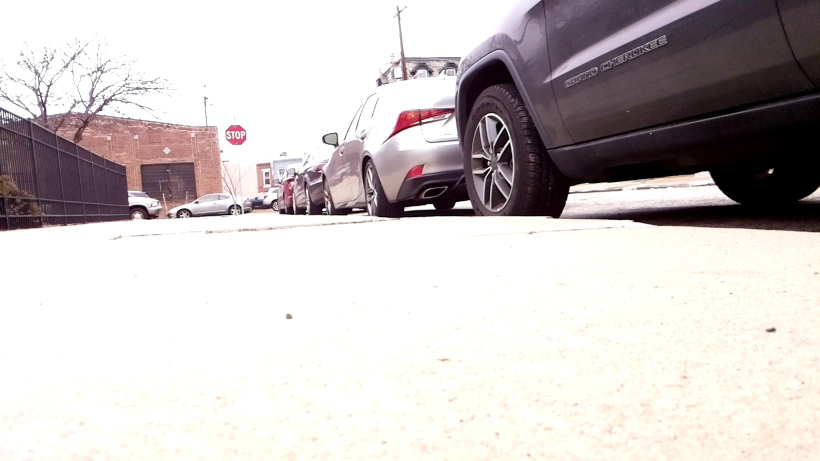
#> input picture frames/frame0.jpg, 1640 x 922 px (shown at 1/2 size)
$ python -i Overlay.py   (imports and definitions only)
#> lines starting #> are read from the running program, lines starting #| are printed output that depends on the picture; after the words box and inside, x2 and y2 are one past the last pixel; in counts of white or black regions, pixels touching at a corner belong together
from PIL import Image
#import cv2
import numpy as np
import os

def img_prep(org_image,fil_image):
   fil_image=fil_color_change(fil_image)
   org_image1 = Image.open(org_image)
   width, height = org_image1.size

   org_image_bot = org_image1.crop((0, 461, width-0, height-0))
   org_image_top = org_image1.crop((0, 0, width-0, height-461))
   fil_image_alpha = fil_image.convert("RGBA")
   org_image_alpha = org_image_bot.convert("RGBA")
   return fil_image_alpha,org_image_alpha,org_image_top


def alpha_blend(fil_image_gr, org_image_a):
	matrix = fil_image_gr.getdata()
	newData=[]
	for item in matrix:
		if item[0] < 100 and item[1] < 100 and item[2] < 100:
			newData.append((0, 0, 0, 0))
		else:
			newData.append(item)
	fil_image_gr.putdata(newData)
	Overlay_bot  = Image.alpha_composite(org_image_a,fil_image_gr)
	return Overlay_bot

def img_concat_v(top_half, bot_half):
	full_image = Image.new('RGB', (top_half.width, top_half.height + bot_half.height))
	full_image.paste(top_half, (0, 0))
	full_image.paste(bot_half, (0, top_half.height))
	return full_image

def fil_color_change(fil_image):
	matrix = np.array(fil_image)
	mask = np.any((matrix > [100,100,100]), axis=2)
	matrix[mask] = np.array([0,255,0])
	fil_image2 = Image.fromarray(matrix)
	return fil_image2

def bg_color_change(full_image):
	matrix = np.array(full_image)
	mask = np.any((matrix != [0,255,0]), axis=2)
	matrix[mask] = np.array([212,198,195])
	final_img = Image.fromarray(matrix)
	return final_img
"""
def a_blend(fil_image,org_image1):
	org_image_bot = fil_image.convert("RGBA")
	org_image_top = org_image1.convert("RGBA")

	alphaBlended = Image.alpha_blend(org_image_bot, org_image_top, alpha=.8)

	return alphaBlended
"""

def done(in_image):
	fil_image_gr, org_image_a,org_image_t = img_prep("frame.jpg",in_image)
	overlay_half = alpha_blend(fil_image_gr,org_image_a)
	final_img = img_concat_v(org_image_t,overlay_half)
	final_image = bg_color_change(final_img)
	return final_image


#in_image = Image.open("frame_0.jpg")
#done(in_image)

>>> import cv2
>>> picture = cv2.imread('frames/frame0.jpg')
#> picture is the input picture: shape (922, 1640, 3); mean B, G, R 196.8, 197.5, 203.7
>>> result = done(picture)
#> in fil_color_change, `mask = np.any((matrix > [100,100,100]), axis=2)`:
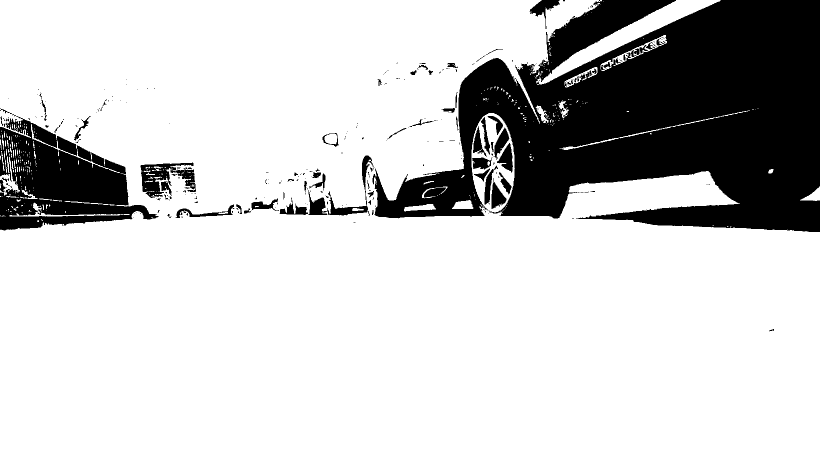
#> mask: shape (922, 1640) bool (shown at 1/2 size); 79.3% white; 296 black regions (222 under 20 px), largest, box (x1, y1, x2, y2) and area: (745, 0, 1640, 464) 253622, (0, 232, 317, 461) 38902, (281, 325, 392, 396) 3705
#> in fil_color_change, `matrix[mask] = np.array([0,255,0])`:
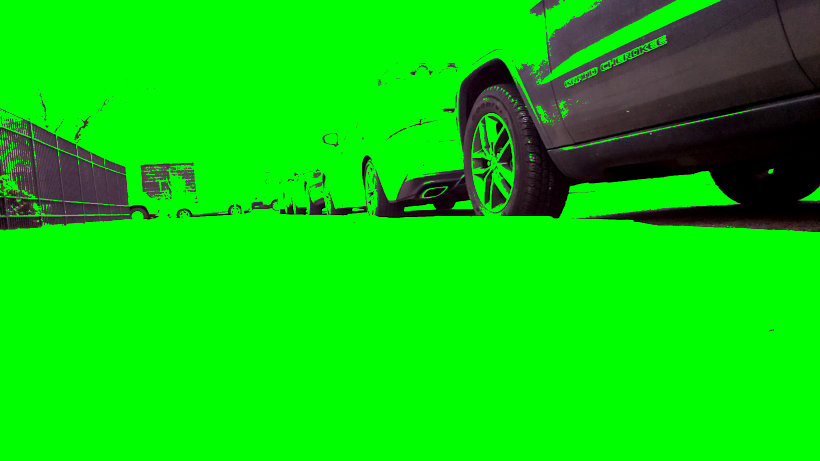
#> matrix: shape (922, 1640, 3) (shown at 1/2 size); mean B, G, R 9, 209.7, 10.3
#> (the run stopped early here; a loop or call above may not have finished)

$ run again, on frames/frame10.jpg
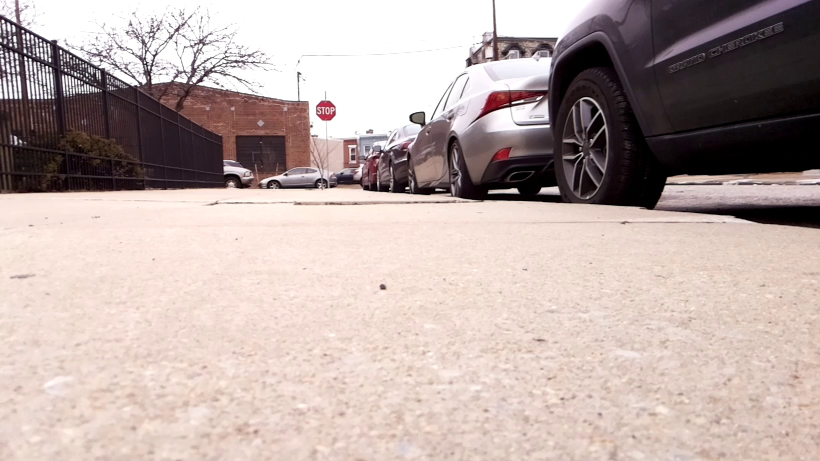
#> input picture frames/frame10.jpg, 1640 x 922 px (shown at 1/2 size)
#> picture is the input picture: shape (922, 1640, 3); mean B, G, R 167.7, 171.8, 188
#> in fil_color_change, `mask = np.any((matrix > [100,100,100]), axis=2)`:
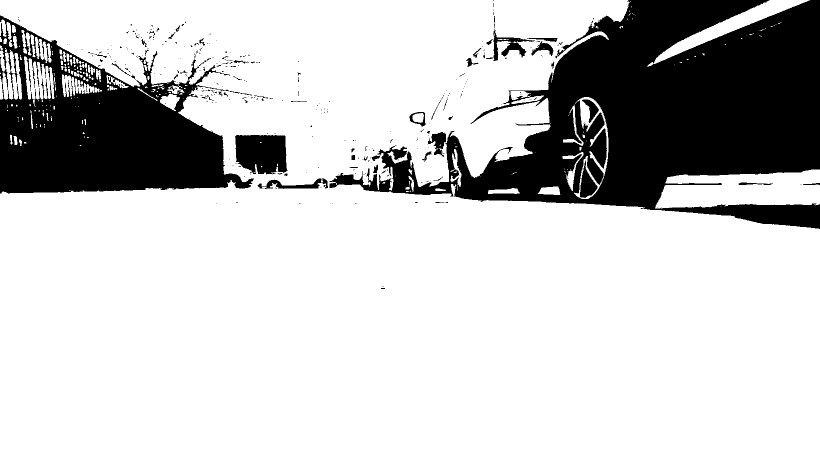
#> mask: shape (922, 1640) bool (shown at 1/2 size); 78.5% white; 350 black regions (295 under 20 px), largest, box (x1, y1, x2, y2) and area: (659, 0, 1640, 458) 212920, (0, 31, 508, 387) 94900, (470, 270, 576, 349) 7062
#> in fil_color_change, `matrix[mask] = np.array([0,255,0])`:
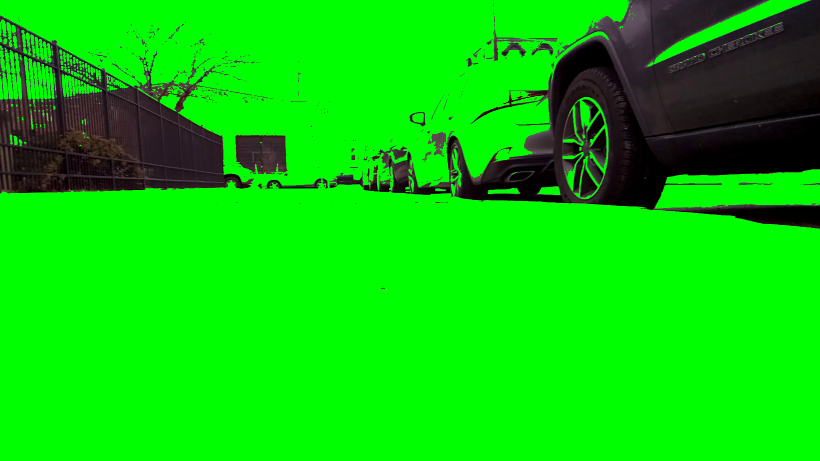
#> matrix: shape (922, 1640, 3) (shown at 1/2 size); mean B, G, R 6.8, 206.1, 8.2

$ run again, on frames/frame100.jpg
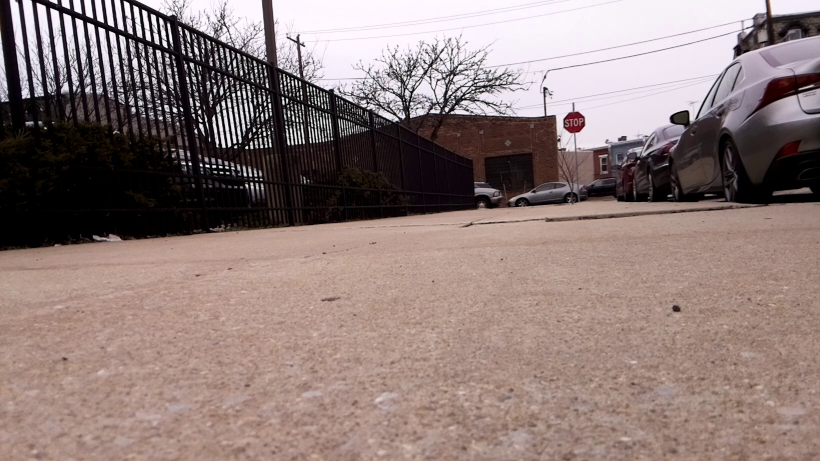
#> input picture frames/frame100.jpg, 1640 x 922 px (shown at 1/2 size)
#> picture is the input picture: shape (922, 1640, 3); mean B, G, R 121.6, 124.7, 142.8
#> in fil_color_change, `mask = np.any((matrix > [100,100,100]), axis=2)`:
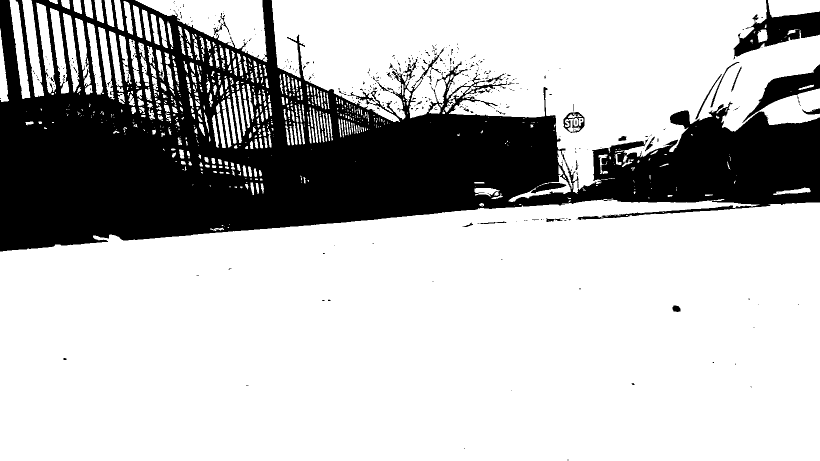
#> mask: shape (922, 1640) bool (shown at 1/2 size); 73.3% white; 427 black regions (387 under 20 px), largest, box (x1, y1, x2, y2) and area: (0, 0, 1640, 503) 385458, (1467, 0, 1640, 119) 7538, (1485, 129, 1640, 246) 4937
#> in fil_color_change, `matrix[mask] = np.array([0,255,0])`:
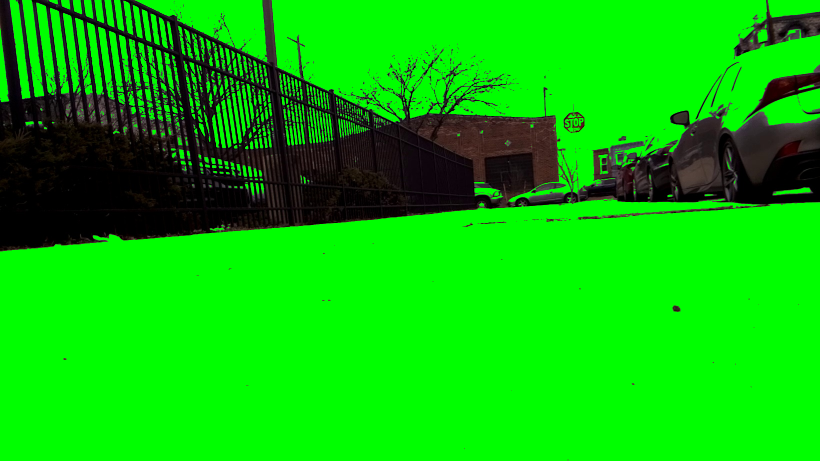
#> matrix: shape (922, 1640, 3) (shown at 1/2 size); mean B, G, R 5.6, 192.2, 7.2
